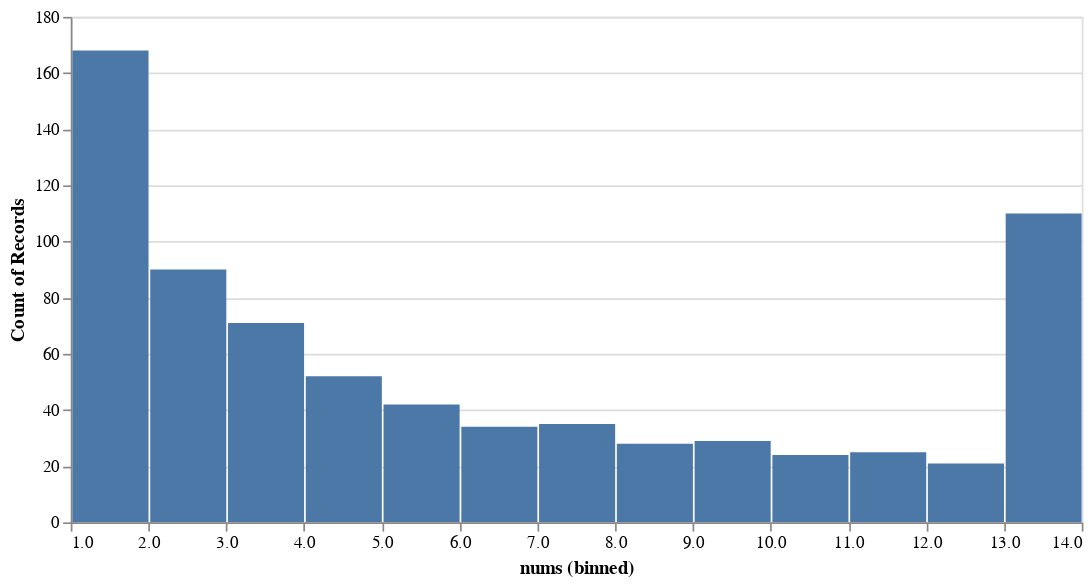

The code cell stored with this chart in its notebook:
### Markdown cell above
- 这些大巨头中，三桶油和中国平安的波动相对较大。

## TOP300

### Code cell
top300, top300_df = yjbb.bin_top300('nums')
top300

### Figure 1 — Vega-Lite specification as saved in the notebook (floating-point values rounded to 4 significant figures; data arrays with more than 128 entries replaced by an {"elided": "..."} marker saying what was removed)
{"config": {"view": {"continuousWidth": 300, "continuousHeight": 300}}, "data": {"name": "data-ab17bcaebb2058627ab593692d1fe017"}, "mark": {"type": "bar"}, "encoding": {"tooltip": [{"aggregate": "count", "type": "quantitative"}], "x": {"bin": {"maxbins": 14}, "field": "nums", "type": "quantitative"}, "y": {"aggregate": "count", "type": "quantitative"}}, "params": [{"name": "param_4", "select": {"type": "interval", "encodings": ["x", "y"]}, "bind": "scales"}], "width": 600, "$schema": "https://vega.github.io/schema/vega-lite/v5.17.0.json", "datasets": {"data-ab17bcaebb2058627ab593692d1fe017": {"elided": "729 records"}}}
